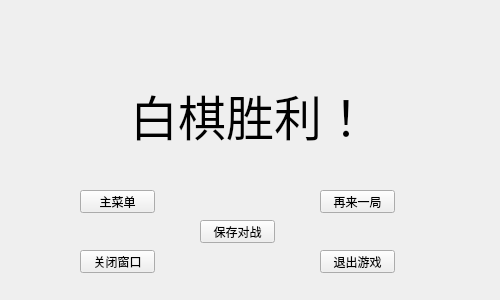
<?xml version="1.0" encoding="UTF-8"?>
<ui version="4.0">
 <class>End_Widget</class>
 <widget class="QWidget" name="End_Widget">
  <property name="windowModality">
   <enum>Qt::ApplicationModal</enum>
  </property>
  <property name="geometry">
   <rect>
    <x>0</x>
    <y>0</y>
    <width>500</width>
    <height>300</height>
   </rect>
  </property>
  <property name="windowTitle">
   <string>Form</string>
  </property>
  <widget class="QLabel" name="label">
   <property name="geometry">
    <rect>
     <x>0</x>
     <y>0</y>
     <width>500</width>
     <height>300</height>
    </rect>
   </property>
   <property name="text">
    <string/>
   </property>
   <property name="pixmap">
    <pixmap resource="myimages.qrc">:/image/imges/胜利1.jpg</pixmap>
   </property>
   <property name="scaledContents">
    <bool>true</bool>
   </property>
  </widget>
  <widget class="QPushButton" name="pushButton">
   <property name="geometry">
    <rect>
     <x>80</x>
     <y>190</y>
     <width>75</width>
     <height>23</height>
    </rect>
   </property>
   <property name="text">
    <string>主菜单</string>
   </property>
  </widget>
  <widget class="QPushButton" name="pushButton_2">
   <property name="geometry">
    <rect>
     <x>320</x>
     <y>190</y>
     <width>75</width>
     <height>23</height>
    </rect>
   </property>
   <property name="text">
    <string>再来一局</string>
   </property>
  </widget>
  <widget class="QPushButton" name="pushButton_3">
   <property name="geometry">
    <rect>
     <x>80</x>
     <y>250</y>
     <width>75</width>
     <height>23</height>
    </rect>
   </property>
   <property name="text">
    <string>关闭窗口</string>
   </property>
  </widget>
  <widget class="QPushButton" name="pushButton_4">
   <property name="geometry">
    <rect>
     <x>320</x>
     <y>250</y>
     <width>75</width>
     <height>23</height>
    </rect>
   </property>
   <property name="text">
    <string>退出游戏</string>
   </property>
  </widget>
  <widget class="QLabel" name="textlabel">
   <property name="geometry">
    <rect>
     <x>130</x>
     <y>80</y>
     <width>251</width>
     <height>71</height>
    </rect>
   </property>
   <property name="font">
    <font>
     <family>华文行楷</family>
     <pointsize>36</pointsize>
     <italic>false</italic>
    </font>
   </property>
   <property name="text">
    <string>白棋胜利！</string>
   </property>
  </widget>
  <widget class="QPushButton" name="pushButton_5">
   <property name="geometry">
    <rect>
     <x>200</x>
     <y>220</y>
     <width>75</width>
     <height>23</height>
    </rect>
   </property>
   <property name="text">
    <string>保存对战</string>
   </property>
  </widget>
 </widget>
 <resources>
  <include location="myimages.qrc"/>
 </resources>
 <connections/>
</ui>
